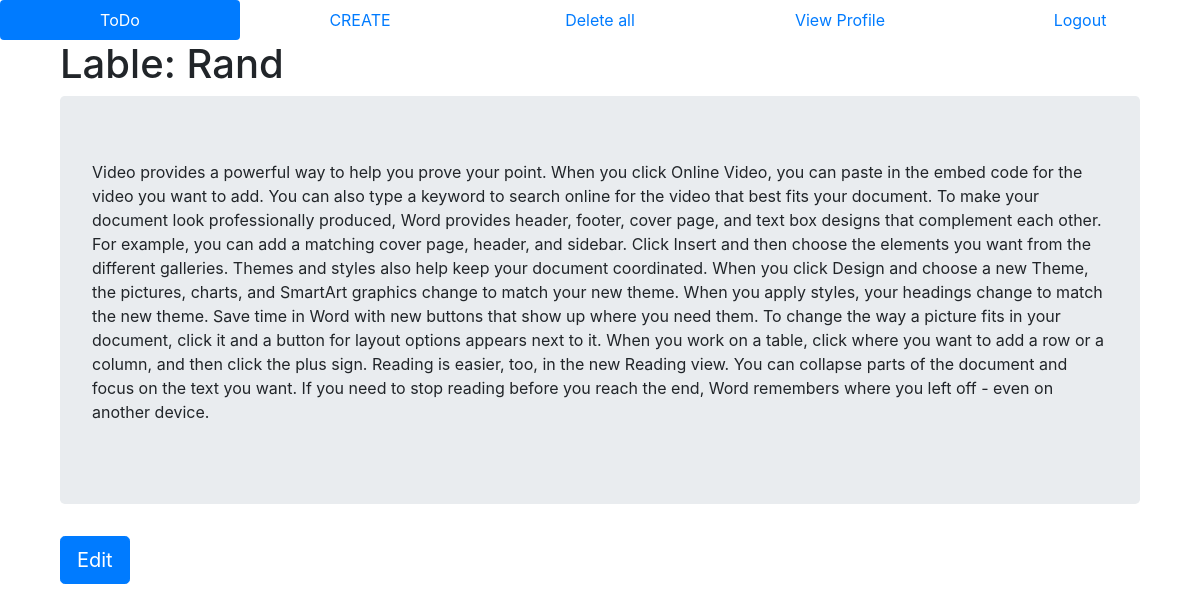
/detail/2 (signed in), run on the app's committed database.
### app/models.py (models this page shows, shortened)
class Task(models.Model):
    user = models.ForeignKey(User,on_delete=models.CASCADE,blank=True,null=True,)
    label = models.CharField(max_length=200)
    description =models.TextField()
    create_date = models.DateTimeField(default=datetime.now())

### app/views.py (the view)
# urls.py: path('detail/<int:pk>',TaskDetail.as_view(),name='detail'),
class TaskDetail(LoginRequiredMixin,UserPassesTestMixin,DetailView):
    model = Task
    template_name = 'app/detail.html'
    def test_func(self):
        task =self.get_object()
        if self.request.user==task.user:
            return True
        return False

### app/templates/app/detail.html (shortened to what this page needs)
{%extends 'app/base.html'%}
{%block content%}
<div class="container"><h1> Lable:  {{task.label}}</h1>
<div class ='jumbotron' >
    <p>{{task.description}}</p>
</div>
</div>
<div class="container">
    <a href="{%url 'app:edit' task.pk%}" class="btn btn-primary btn-lg">
              Edit
    </a>
</div>
    {%endblock%}

### app/templates/app/base.html (shortened to what this page needs)
<!DOCTYPE html>
<html lang="en">
<head>
    <link rel="stylesheet" href="https://stackpath.bootstrapcdn.com/bootstrap/4.3.1/css/bootstrap.min.css">
</head>
<body>
<nav class="nav nav-pills nav-justified">
    <a class="nav-item nav-link active" href="{%url 'app:home'%}">ToDo</a>
    {%if user.is_authenticated%}
     <a class="nav-item nav-link" href="{%url 'app:create'%}">CREATE</a>
      <a class="nav-item nav-link" href="{%url 'app:deleteso'%}">Delete all</a>
    <a class="nav-item nav-link" href="{%url 'app:show'%}">View Profile</a>
    <a class="nav-item nav-link" href="{%url 'app:logout'%}">Logout</a>
    {%else%}
        <a class="nav-item nav-link" href="{%url 'app:signup'%}">Sign Up</a>
        <a class="nav-item nav-link" href="{%url 'app:login'%}">Login</a>
    {%endif%}
</nav>
<div class="container">
{%block content%}
{%endblock%}
    </div>
</body>
</html>

### data on the page
Task: label "Rand", description "Video provides a powerful way to help you prove your point. When you click Online Video, you can paste in the embed code for the video you want to add. You can also type a keyword to search online for the video that best fits your document. To make your document look professionally produced, Word provides header, footer, cover page, and text box designs that complement each other. For example, you can add a matching cover page, header, and sidebar. Click Insert and then choose the elements you want from the different galleries. Themes and styles also help keep your document coordinated. When you click Design and choose a new Theme, the pictures, charts, and SmartArt graphics change to match…"
